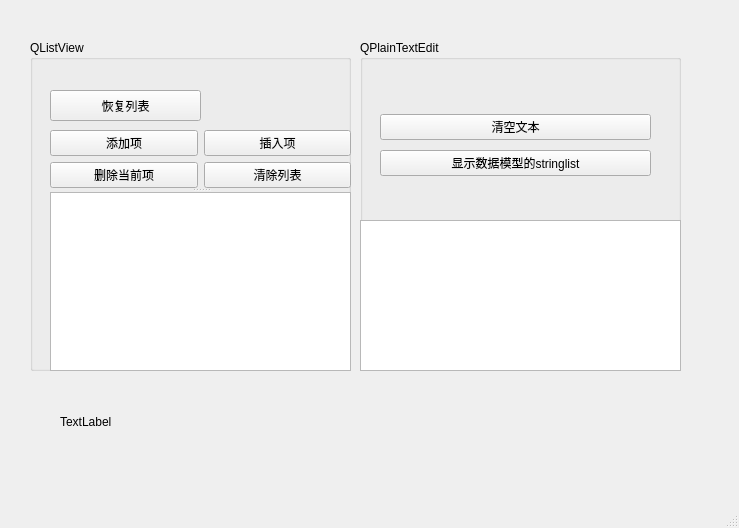
<?xml version="1.0" encoding="UTF-8"?>
<ui version="4.0">
 <class>MainWindow</class>
 <widget class="QMainWindow" name="MainWindow">
  <property name="geometry">
   <rect>
    <x>0</x>
    <y>0</y>
    <width>739</width>
    <height>528</height>
   </rect>
  </property>
  <property name="windowTitle">
   <string>MainWindow</string>
  </property>
  <widget class="QWidget" name="centralwidget">
   <widget class="QGroupBox" name="groupBox">
    <property name="geometry">
     <rect>
      <x>360</x>
      <y>40</y>
      <width>321</width>
      <height>331</height>
     </rect>
    </property>
    <property name="title">
     <string>QPlainTextEdit</string>
    </property>
    <widget class="QPlainTextEdit" name="plainTextEdit">
     <property name="geometry">
      <rect>
       <x>0</x>
       <y>180</y>
       <width>321</width>
       <height>151</height>
      </rect>
     </property>
    </widget>
    <widget class="QWidget" name="">
     <property name="geometry">
      <rect>
       <x>20</x>
       <y>70</y>
       <width>271</width>
       <height>70</height>
      </rect>
     </property>
     <layout class="QVBoxLayout" name="verticalLayout">
      <item>
       <widget class="QPushButton" name="pushButton">
        <property name="text">
         <string>清空文本</string>
        </property>
       </widget>
      </item>
      <item>
       <widget class="QPushButton" name="pushButton_2">
        <property name="text">
         <string>显示数据模型的stringlist</string>
        </property>
       </widget>
      </item>
     </layout>
    </widget>
   </widget>
   <widget class="QGroupBox" name="groupBox_2">
    <property name="geometry">
     <rect>
      <x>30</x>
      <y>40</y>
      <width>321</width>
      <height>331</height>
     </rect>
    </property>
    <property name="title">
     <string>QListView</string>
    </property>
    <widget class="QPushButton" name="pushButton_3">
     <property name="geometry">
      <rect>
       <x>20</x>
       <y>50</y>
       <width>151</width>
       <height>31</height>
      </rect>
     </property>
     <property name="text">
      <string>恢复列表</string>
     </property>
    </widget>
    <widget class="QSplitter" name="splitter">
     <property name="geometry">
      <rect>
       <x>20</x>
       <y>90</y>
       <width>301</width>
       <height>241</height>
      </rect>
     </property>
     <property name="orientation">
      <enum>Qt::Vertical</enum>
     </property>
     <widget class="QWidget" name="">
      <layout class="QVBoxLayout" name="verticalLayout_2">
       <item>
        <layout class="QHBoxLayout" name="horizontalLayout">
         <item>
          <widget class="QPushButton" name="pushButton_4">
           <property name="text">
            <string>添加项</string>
           </property>
          </widget>
         </item>
         <item>
          <widget class="QPushButton" name="pushButton_5">
           <property name="text">
            <string>插入项</string>
           </property>
          </widget>
         </item>
        </layout>
       </item>
       <item>
        <layout class="QHBoxLayout" name="horizontalLayout_2">
         <item>
          <widget class="QPushButton" name="pushButton_6">
           <property name="text">
            <string>删除当前项</string>
           </property>
          </widget>
         </item>
         <item>
          <widget class="QPushButton" name="pushButton_7">
           <property name="text">
            <string>清除列表</string>
           </property>
          </widget>
         </item>
        </layout>
       </item>
      </layout>
     </widget>
     <widget class="QListView" name="listView"/>
    </widget>
   </widget>
   <widget class="QLabel" name="label">
    <property name="geometry">
     <rect>
      <x>60</x>
      <y>410</y>
      <width>301</width>
      <height>23</height>
     </rect>
    </property>
    <property name="text">
     <string>TextLabel</string>
    </property>
   </widget>
  </widget>
  <widget class="QMenuBar" name="menubar">
   <property name="geometry">
    <rect>
     <x>0</x>
     <y>0</y>
     <width>739</width>
     <height>28</height>
    </rect>
   </property>
  </widget>
  <widget class="QStatusBar" name="statusbar"/>
 </widget>
 <resources/>
 <connections/>
</ui>
